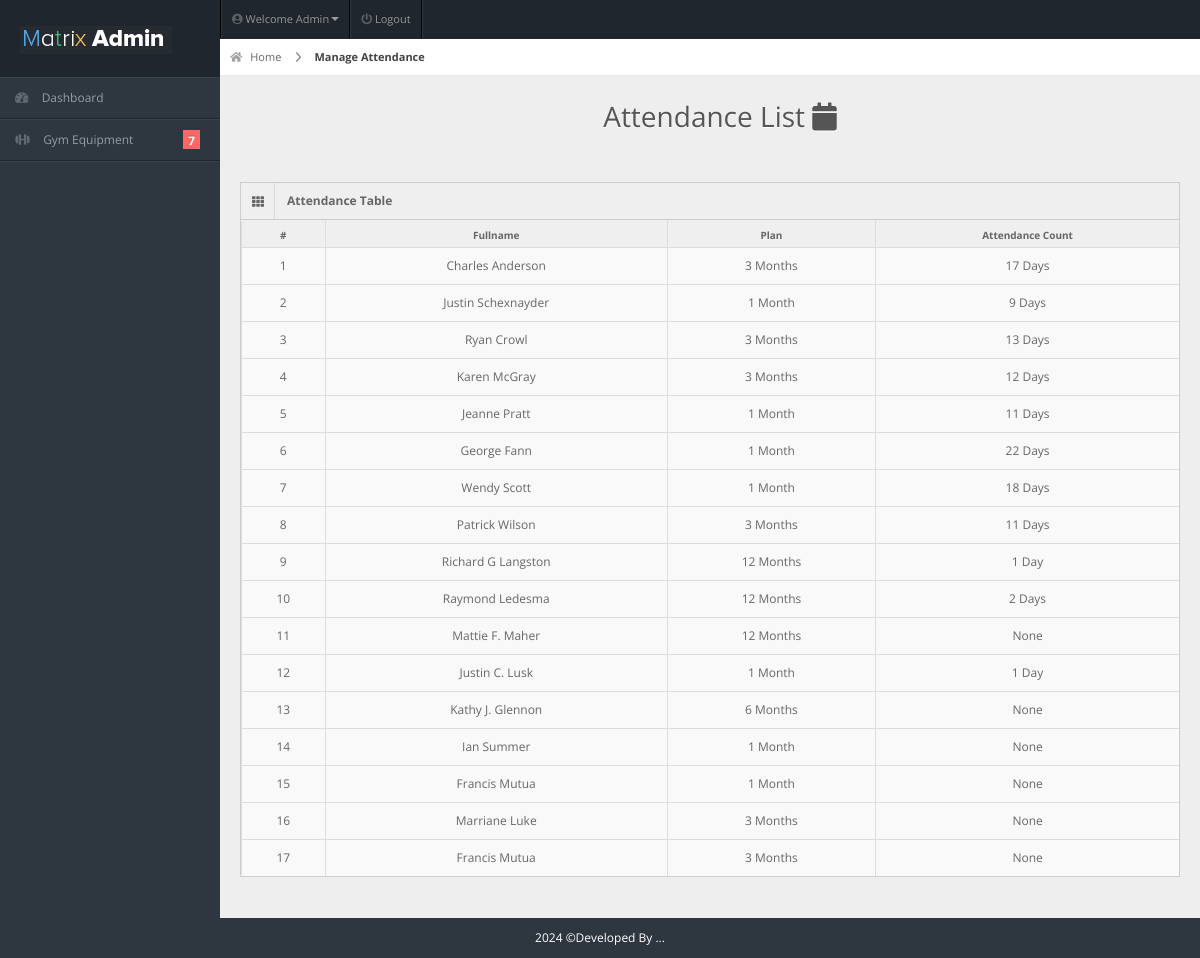
/admin/view-attendance.php (signed in), run on the app's committed database.
### tables this page shows
CREATE TABLE `members` (
  `user_id` int(11) NOT NULL,
  `fullname` varchar(20) NOT NULL,
  `username` varchar(20) NOT NULL,
  `password` varchar(100) NOT NULL,
  `gender` varchar(20) NOT NULL,
  `dor` date NOT NULL,
  `services` varchar(50) NOT NULL,
  `amount` int(11) NOT NULL,
  `paid_date` date NOT NULL,
  `p_year` int(11) NOT NULL,
  `plan` varchar(100) NOT NULL,
  `address` varchar(20) NOT NULL,
  `contact` varchar(10) NOT NULL,
  `status` varchar(20) NOT NULL DEFAULT 'Active',
  `attendance_count` int(11) DEFAULT 0,
  `ini_weight` int(11) NOT NULL DEFAULT 0,
  `curr_weight` int(11) NOT NULL DEFAULT 0,
  `ini_bodytype` varchar(50) DEFAULT '',
  `curr_bodytype` varchar(50) DEFAULT '',
  `progress_date` date DEFAULT NULL,
  `reminder` int(11) NOT NULL DEFAULT 0
);

### admin/view-attendance.php (the view, shortened to what this page needs)
<!DOCTYPE html>
<html lang="en">
<head>
<link rel="stylesheet" href="../css/bootstrap.min.css" />
<link rel="stylesheet" href="../css/bootstrap-responsive.min.css" />
<link rel="stylesheet" href="../css/uniform.css" />
<link rel="stylesheet" href="../css/select2.css" />
<link rel="stylesheet" href="../css/matrix-style.css" />
<link rel="stylesheet" href="../css/matrix-media.css" />
<link href="../font-awesome/css/fontawesome.css" rel="stylesheet" />
<link href="../font-awesome/css/all.css" rel="stylesheet" />
</head>
<body>
<div id="header">
  <h1><a href="dashboard.html">Gym Admin</a></h1>
</div>
<?php include 'includes/topheader.php'?>
<?php $page="attendance"; include 'includes/sidebar.php'?>
<div id="content">
  <div id="content-header">
    <div id="breadcrumb"> <a href="index.php" title="Go to Home" class="tip-bottom"><i class="fas fa-home"></i> Home</a> <a href="attendance.php" class="current">Manage Attendance</a> </div>
    <h1 class="text-center">Attendance List <i class="fas fa-calendar"></i></h1>
  </div>
  <div class="container-fluid">
    <div class="row-fluid">
      <div class="span12">
      <div class='widget-box'>
          <div class='widget-title'> <span class='icon'> <i class='fas fa-th'></i> </span>
            <h5>Attendance Table</h5>
          </div>
          <div class='widget-content nopadding'>
          <table class='table table-bordered'>
              <thead>
                <tr>
                  <th>#</th>
                  <th>Fullname</th>
                  <th>Plan</th>
                  <th>Attendance Count</th>
                </tr>
              </thead>
             <?php include "dbcon.php";
                     $qry="SELECT * FROM members WHERE status = 'Active'";
                    $result=mysqli_query($con,$qry);
              $cnt = 1;
            while($row=mysqli_fetch_array($result)){ ?>
           <tbody>
                <td><div class='text-center'><?php echo $cnt; ?></div></td>
                <td><div class='text-center'><?php echo $row['fullname']; ?></div></td>
                <td><div class='text-center'><?php if($row['plan'] == 1) { echo $row['plan']. ' Month';} else if($row['plan'] == '0') { echo'Expired';} else { echo $row['plan']. ' Months'; } ?></div></td>
                <td><div class='text-center'><?php if($row['attendance_count'] == 1) { echo $row['attendance_count']. ' Day';} else if($row['attendance_count'] == '0') { echo'None';} else { echo $row['attendance_count']. ' Days'; } ?>  </div></td>
              </tbody>
           <?php $cnt++; } ?>
            </table>
          </div>
        </div>
      </div>
    </div>
  </div>
</div>
<div class="row-fluid">
  <div id="footer" class="span12"> <?php echo date("Y");?> &copy;Developed By ...</a> </div>
</div>
</body>
</html>

### css/matrix-style.css (style rules this page uses)
* { outline: none !important; -moz-outline: none !important; }
html, body { height: 100%; }
body { overflow-x: hidden; margin-top: -10px; font-family: "Open Sans", sans-serif; font-size: 12px; color: #666; }
a { color: #666; }
select, textarea, input[type="text"], input[type="password"], input[type="datetime"], input[type="datetime-local"], input[type="date"], input[type="month"], input[type="time"], input[type="week"], input[type="number"], input[type="email"], input[type="url"], input[type="search"], input[type="tel"], input[type="color"], .uneditable-input, .label, .dropdown-menu, .btn, .well, .progress, .table-bordered, .btn-group > .btn:first-child, .btn-group > .btn:last-child, .btn-group > .btn:last-child, .btn-group > .dropdown-toggle, .alert { border-radius: 0px; }
#footer { padding: 10px; text-align: center; }
#header { height: 77px; position: relative; width: 100%; z-index: -9; }
#header h1 { background: url("../img/icontest3.png") no-repeat scroll 0 0 transparent; height: 31px; left: 20px; line-height: 600px; overflow: hidden; position: relative; top: 26px; width: 191px; }
#header h1 a { display: block; }
#content { background: none repeat scroll 0 0 #eeeeee; margin-left: 220px; margin-right: 0; padding-bottom: 25px; position: relative; min-height: 100%; width: auto; }
#content-header { position: abslute; width: 100%; margin-top: -38px; z-index: 20; }
#content-header h1 { color: #555555; font-size: 28px; font-weight: normal; float: none; text-shadow: 0 1px 0 #ffffff; margin-left: 20px; position: relative; }
#content-header h1, #content-header .btn-group { margin-top: 20px; }
.container-fluid .row-fluid:first-child { margin-top: 20px; }
#breadcrumb { background-color: #fff; border-bottom: 1px solid #e3ebed; }
#breadcrumb a { padding: 8px 20px 8px 10px; display: inline-block; background-image: url("../img/breadcrumb.png"); background-position: center right; background-repeat: no-repeat; font-size: 11px; color: #666666; }
#breadcrumb a:last-child { background-image: none; }
#breadcrumb a.current { font-weight: bold; color: #444444; }
#breadcrumb a i { margin-right: 5px; opacity: 0.6; }
.widget-box { background: none repeat scroll 0 0 #f9f9f9; border-left: 1px solid #cdcdcd; border-top: 1px solid #cdcdcd; border-right: 1px solid #cdcdcd; clear: both; margin-top: 16px; margin-bottom: 16px; position: relative; }
.widget-title, .modal-header, .table th, div.dataTables_wrapper .ui-widget-header { background: #efefef; border-bottom: 1px solid #cdcdcd; height: 36px; }
.widget-title span.icon { padding: 9px 10px 7px 11px; float: left; border-right: 1px solid #dadada; }
.widget-title h5 { color: #666; float: left; font-size: 12px; font-weight: bold; padding: 12px; line-height: 12px; margin: 0; }
.widget-content { padding: 15px; border-bottom: 1px solid #cdcdcd; }
.table th { height: auto; font-size: 10px; padding: 5px 10px 2px; border-bottom: 0; text-align: center; color: #666666; }
.nopadding { padding: 0 !important; }
.nopadding .table { margin-bottom: 0; }
.nopadding .table-bordered { border: 0; }

### css/matrix-media.css (style rules this page uses)
body { background:#2E363F; }
#header { background-color: #1f262d; margin-top:10px; }

### admin/view-attendance.php (style rules this page uses)
#footer { color: white; }

### data on the page
members: fullname "Charles Anderson", plan "3", attendance_count "17"
members: fullname "Justin Schexnayder", plan "1", attendance_count "9"
members: fullname "Ryan Crowl", plan "3", attendance_count "13"
members: fullname "Karen McGray", plan "3", attendance_count "12"
members: fullname "Jeanne Pratt", plan "1", attendance_count "11"
members: fullname "George Fann", plan "1", attendance_count "22"
members: fullname "Wendy Scott", plan "1", attendance_count "18"
members: fullname "Patrick Wilson", plan "3", attendance_count "11"
members: fullname "Richard G Langston", plan "12", attendance_count "1"
members: fullname "Raymond Ledesma", plan "12", attendance_count "2"
members: fullname "Mattie F. Maher", plan "12", attendance_count "None"
members: fullname "Justin C. Lusk", plan "1", attendance_count "1"
members: fullname "Kathy J. Glennon", plan "6", attendance_count "None"
members: fullname "Ian Summer", plan "1", attendance_count "None"
members: fullname "Francis Mutua", plan "1", attendance_count "None"
members: fullname "Marriane Luke", plan "3", attendance_count "None"
members: fullname "Francis Mutua", plan "3", attendance_count "None"

### other printed values
$query->num_rows "7"
